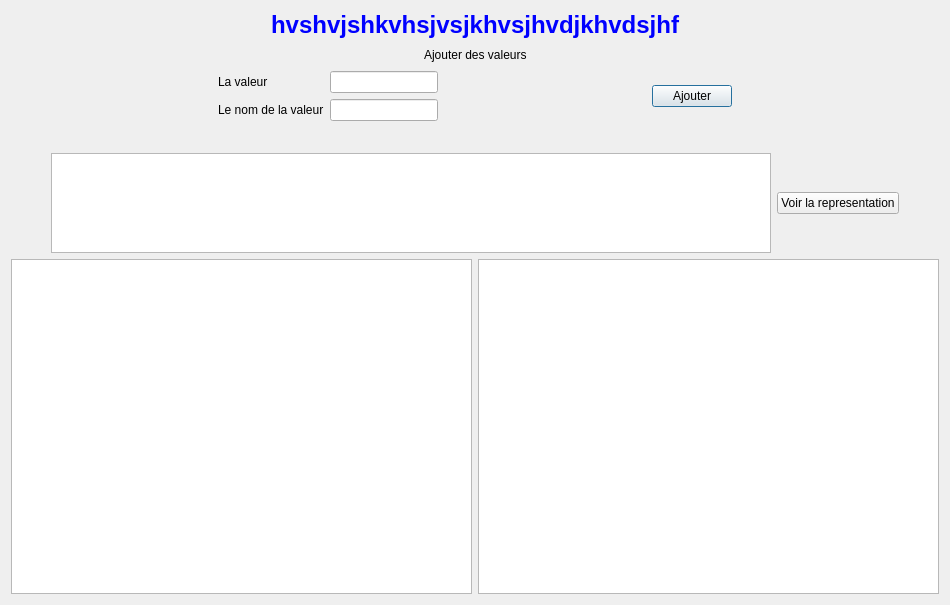
<?xml version="1.0" encoding="UTF-8"?>
<ui version="4.0">
 <class>Tp1Window</class>
 <widget class="QDialog" name="Tp1Window">
  <property name="geometry">
   <rect>
    <x>0</x>
    <y>0</y>
    <width>950</width>
    <height>605</height>
   </rect>
  </property>
  <property name="windowTitle">
   <string>Dialog</string>
  </property>
  <layout class="QVBoxLayout" name="verticalLayout">
   <item>
    <layout class="QHBoxLayout" name="horizontalLayout_4">
     <item>
      <spacer name="horizontalSpacer_7">
       <property name="orientation">
        <enum>Qt::Horizontal</enum>
       </property>
       <property name="sizeHint" stdset="0">
        <size>
         <width>40</width>
         <height>20</height>
        </size>
       </property>
      </spacer>
     </item>
     <item>
      <widget class="QLabel" name="label_5">
       <property name="text">
        <string>&lt;h1&gt;&lt;b&gt;&lt;font color=blue
&gt;hvshvjshkvhsjvsjkhvsjhvdjkhvdsjhf&lt;/font&gt;&lt;/b&gt;&lt;/h1&gt;</string>
       </property>
      </widget>
     </item>
     <item>
      <spacer name="horizontalSpacer_8">
       <property name="orientation">
        <enum>Qt::Horizontal</enum>
       </property>
       <property name="sizeHint" stdset="0">
        <size>
         <width>40</width>
         <height>20</height>
        </size>
       </property>
      </spacer>
     </item>
    </layout>
   </item>
   <item>
    <layout class="QHBoxLayout" name="horizontalLayout_3">
     <item>
      <spacer name="horizontalSpacer_5">
       <property name="orientation">
        <enum>Qt::Horizontal</enum>
       </property>
       <property name="sizeHint" stdset="0">
        <size>
         <width>40</width>
         <height>20</height>
        </size>
       </property>
      </spacer>
     </item>
     <item>
      <widget class="QLabel" name="label">
       <property name="text">
        <string>Ajouter des valeurs</string>
       </property>
      </widget>
     </item>
     <item>
      <spacer name="horizontalSpacer_6">
       <property name="orientation">
        <enum>Qt::Horizontal</enum>
       </property>
       <property name="sizeHint" stdset="0">
        <size>
         <width>40</width>
         <height>20</height>
        </size>
       </property>
      </spacer>
     </item>
    </layout>
   </item>
   <item>
    <layout class="QHBoxLayout" name="horizontalLayout">
     <item>
      <spacer name="horizontalSpacer_9">
       <property name="orientation">
        <enum>Qt::Horizontal</enum>
       </property>
       <property name="sizeHint" stdset="0">
        <size>
         <width>40</width>
         <height>20</height>
        </size>
       </property>
      </spacer>
     </item>
     <item>
      <layout class="QFormLayout" name="formLayout">
       <item row="0" column="0">
        <widget class="QLabel" name="label_2">
         <property name="text">
          <string>La valeur</string>
         </property>
        </widget>
       </item>
       <item row="0" column="1">
        <widget class="QLineEdit" name="lineEdit">
         <property name="readOnly">
          <bool>false</bool>
         </property>
        </widget>
       </item>
       <item row="1" column="0">
        <widget class="QLabel" name="label_3">
         <property name="text">
          <string>Le nom de la valeur</string>
         </property>
        </widget>
       </item>
       <item row="1" column="1">
        <widget class="QLineEdit" name="lineEdit_2"/>
       </item>
      </layout>
     </item>
     <item>
      <spacer name="horizontalSpacer">
       <property name="orientation">
        <enum>Qt::Horizontal</enum>
       </property>
       <property name="sizeHint" stdset="0">
        <size>
         <width>40</width>
         <height>20</height>
        </size>
       </property>
      </spacer>
     </item>
     <item>
      <widget class="QPushButton" name="pushButton">
       <property name="text">
        <string>Ajouter</string>
       </property>
      </widget>
     </item>
     <item>
      <spacer name="horizontalSpacer_2">
       <property name="orientation">
        <enum>Qt::Horizontal</enum>
       </property>
       <property name="sizeHint" stdset="0">
        <size>
         <width>40</width>
         <height>20</height>
        </size>
       </property>
      </spacer>
     </item>
    </layout>
   </item>
   <item>
    <layout class="QHBoxLayout" name="horizontalLayout_2">
     <item>
      <spacer name="horizontalSpacer_3">
       <property name="orientation">
        <enum>Qt::Horizontal</enum>
       </property>
       <property name="sizeHint" stdset="0">
        <size>
         <width>40</width>
         <height>20</height>
        </size>
       </property>
      </spacer>
     </item>
     <item>
      <widget class="QLabel" name="validator_label">
       <property name="text">
        <string/>
       </property>
      </widget>
     </item>
     <item>
      <spacer name="horizontalSpacer_4">
       <property name="orientation">
        <enum>Qt::Horizontal</enum>
       </property>
       <property name="sizeHint" stdset="0">
        <size>
         <width>40</width>
         <height>20</height>
        </size>
       </property>
      </spacer>
     </item>
    </layout>
   </item>
   <item>
    <layout class="QHBoxLayout" name="horizontalLayout_5">
     <item>
      <spacer name="horizontalSpacer_10">
       <property name="orientation">
        <enum>Qt::Horizontal</enum>
       </property>
       <property name="sizeType">
        <enum>QSizePolicy::Fixed</enum>
       </property>
       <property name="sizeHint" stdset="0">
        <size>
         <width>40</width>
         <height>20</height>
        </size>
       </property>
      </spacer>
     </item>
     <item>
      <widget class="QListWidget" name="listWidget">
       <property name="sizePolicy">
        <sizepolicy hsizetype="Expanding" vsizetype="Ignored">
         <horstretch>0</horstretch>
         <verstretch>0</verstretch>
        </sizepolicy>
       </property>
       <property name="minimumSize">
        <size>
         <width>0</width>
         <height>100</height>
        </size>
       </property>
      </widget>
     </item>
     <item>
      <widget class="QPushButton" name="pushButton_2">
       <property name="text">
        <string>Voir la representation</string>
       </property>
      </widget>
     </item>
     <item>
      <spacer name="horizontalSpacer_11">
       <property name="orientation">
        <enum>Qt::Horizontal</enum>
       </property>
       <property name="sizeType">
        <enum>QSizePolicy::Fixed</enum>
       </property>
       <property name="sizeHint" stdset="0">
        <size>
         <width>40</width>
         <height>20</height>
        </size>
       </property>
      </spacer>
     </item>
    </layout>
   </item>
   <item>
    <layout class="QHBoxLayout" name="horizontalLayout_6">
     <item>
      <widget class="QGraphicsView" name="graphicsView"/>
     </item>
     <item>
      <widget class="QGraphicsView" name="graphicsView_2"/>
     </item>
    </layout>
   </item>
  </layout>
 </widget>
 <resources/>
 <connections/>
</ui>
